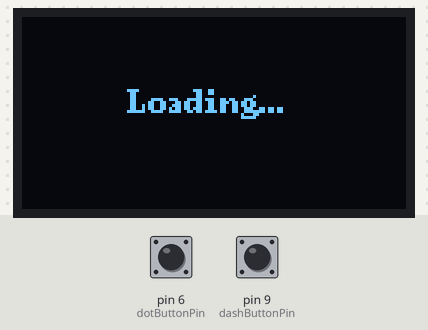
The sketch below on a simulated Arduino Uno, built with avr-gcc and run on an emulated ATmega328P. On the bench: 128×64 one-colour display. Inputs (shaded band) come from the test bench; at power-on: pin 9 (dashButtonPin) HIGH, pin 6 (dotButtonPin) HIGH.

Above: at 3.2 s.
5.5 s: pin 9 (dashButtonPin) pulled LOW for 0.15 s
At 7.3 s:
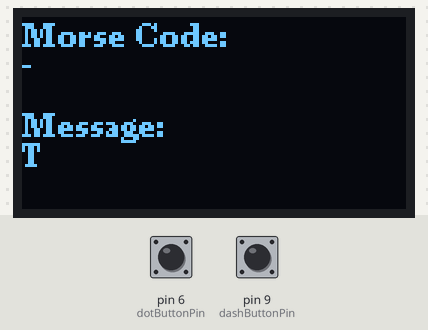
8.1 s: pin 6 (dotButtonPin) pulled LOW for 0.15 s
At 9.5 s:
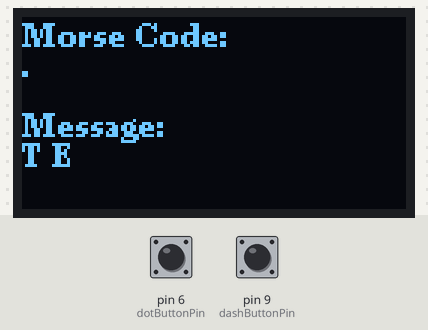
10.7 s: pin 6 (dotButtonPin) pulled LOW for 1 s
At 12.8 s:
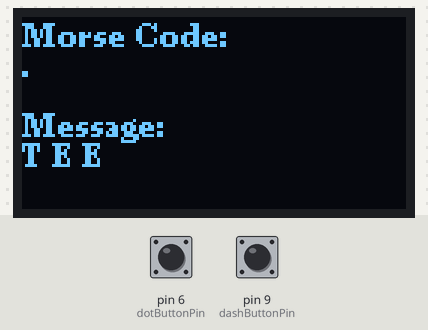
13.3 s: pin 9 (dashButtonPin) pulled LOW for 1 s
At 15.0 s:
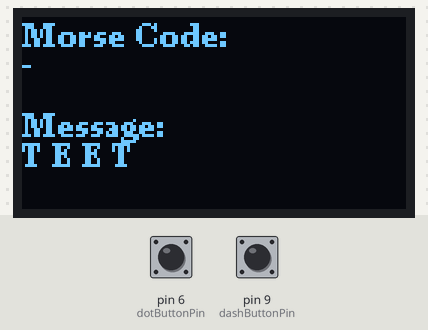
15.9 s: pin 9 (dashButtonPin) pulsed LOW 5 times (0.12 s each, 0.3 s apart)
At 19.2 s:
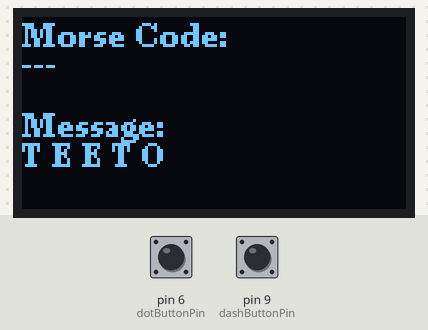
19.7 s: pin 6 (dotButtonPin) driven LOW and pin 9 (dashButtonPin) driven LOW
At 21.5 s:
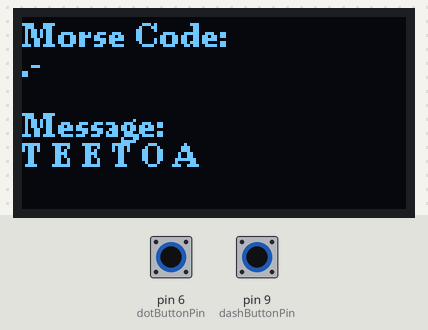
Timing chart, 0 to 23.0 s (numbered marks = the images above; inputs shaded):
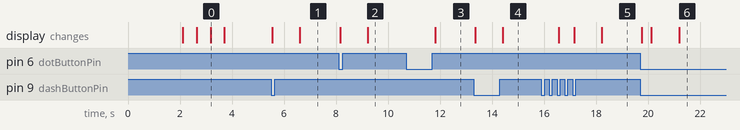

The sketch:

morse_decoder.ino
```cpp
#include <Wire.h>
#include <U8g2lib.h>

// Initialize OLED display using I2C communication
U8G2_SSD1306_128X64_NONAME_F_HW_I2C u8g2(U8G2_R0);

const int dotButtonPin = 6; // Pin for dot button input
const int dashButtonPin = 9; // Pin for dash button input
String morseCode = ""; // Stores the current Morse code sequence
String fullMessage = ""; // Stores the decoded full message

bool lastDotButtonState = LOW; // Keeps track of the previous state of the dot button
bool lastDashButtonState = LOW; // Keeps track of the previous state of the dash button
unsigned long lastInputTime = 0; // Records the time of the last input
const unsigned long inputTimeout = 1000; // Timeout duration for detecting the end of a letter (1 second)
const unsigned long finalDelay = 3000; // Delay before resetting to a new message (3 seconds)

// Morse code table for letters A-Z and numbers 0-9
const String morseAlphabet[36] = {
  ".-",   "-...", "-.-.", "-..",  ".",    "..-.", "--.",   "....", "..",   ".---", // A-J
  "-.-",  ".-..", "--",   "-.",   "---",  ".--.", "--.-",  ".-.",  "...",  "-",    // K-T
  "..-",  "...-", ".--",  "-..-", "-.--", "--..", // U-Z
  "-----", ".----", "..---", "...--", "....-", ".....", "-....", "--...", "---..", "----." // 0-9
};

void setup() {
  u8g2.begin(); // Initialize the OLED display
  pinMode(dotButtonPin, INPUT_PULLUP); // Configure the dot button pin as input with a pull-up resistor
  pinMode(dashButtonPin, INPUT_PULLUP); // Configure the dash button pin as input with a pull-up resistor

  displayIntroScreen(); // Show the introductory screen
}

void loop() {
  // Read the state of the dot button
  bool currentDotButtonState = digitalRead(dotButtonPin);
  if (currentDotButtonState == LOW && lastDotButtonState == HIGH) { // Check for button press
    morseCode += "."; // Add a dot to the Morse code sequence
    updateDisplay(); // Update the OLED display
    lastInputTime = millis(); // Update the time of the last input
    delay(300); // Debounce delay
  }
  lastDotButtonState = currentDotButtonState; // Update the previous button state

  // Read the state of the dash button
  bool currentDashButtonState = digitalRead(dashButtonPin);
  if (currentDashButtonState == LOW && lastDashButtonState == HIGH) { // Check for button press
    morseCode += "-"; // Add a dash to the Morse code sequence
    updateDisplay(); // Update the OLED display
    lastInputTime = millis(); // Update the time of the last input
    delay(300); // Debounce delay
  }
  lastDashButtonState = currentDashButtonState; // Update the previous button state

  // Check if there is a timeout for the current letter
  if (millis() - lastInputTime > inputTimeout && morseCode.length() > 0) {
    fullMessage += decodeMorse(morseCode); // Decode the Morse code and append the character to the full message
    fullMessage += " "; // Add a space after the letter
    updateDisplay(); // Update the OLED display with the full message
    morseCode = ""; // Clear the Morse code sequence
  }
}

// Display an introductory animation on the OLED screen
void displayIntroScreen() {
  // Display "Morse Decoder" for 2 seconds
  u8g2.clearBuffer();
  u8g2.setFont(u8g2_font_ncenB08_tr);
  u8g2.drawStr(25, 32, "Morse Decoder");
  u8g2.sendBuffer();
  delay(2000);

  // Display "Loading..." with a blinking effect for 2 seconds
  for (int i = 0; i < 4; i++) { // Blink 4 times, 500ms per cycle
    u8g2.clearBuffer();
    if (i % 2 == 0) {
      u8g2.drawStr(35, 32, "Loading...");
    }
    u8g2.sendBuffer();
    delay(500);
  }
}

// Update the OLED display with the current Morse code and message
void updateDisplay() {
  u8g2.clearBuffer();
  u8g2.setFont(u8g2_font_ncenB08_tr);

  // Display the current Morse code sequence
  u8g2.drawStr(0, 10, "Morse Code:");
  u8g2.setCursor(0, 20);
  u8g2.print(morseCode.c_str());

  // Display the decoded message
  u8g2.drawStr(0, 40, "Message:");
  u8g2.setCursor(0, 50);
  u8g2.print(fullMessage.c_str());

  u8g2.sendBuffer(); // Send buffer to the OLED
}

// Decode the given Morse code sequence into a character
String decodeMorse(String morse) {
  String decoded = "";
  int index = -1; // Initialize index to -1 (not found)

  // Find the Morse code in the table
  for (int i = 0; i < 36; i++) {
    if (morseAlphabet[i] == morse) {
      index = i;
      break;
    }
  }

  // If a matching code is found, decode it
  if (index != -1) {
    if (index < 26) {
      decoded += char(index + 'A'); // Convert index to letter (A-Z)
    } else {
      decoded += char(index - 26 + '0'); // Convert index to number (0-9)
    }
  }
  return decoded; // Return the decoded character
}
```

Measured:
- after the input at 5.5 s, the display: first changes after 0.05 s (image 1 shows a later state)
- after the input at 8.1 s, the display: first changes after 0.05 s (image 2 shows a later state)
- after the input at 10.7 s, the display: changes after 1.1 s (image 3)
- after the input at 13.3 s, the display: first changes after 0.06 s (image 4 shows a later state)
- after the input at 15.9 s, the display: first changes after 0.66 s (image 5 shows a later state)
- after the input at 19.7 s, the display: first changes after 0.06 s (image 6 shows a later state)
- what the display in image 0 shows lasts 0.5 s, from 3.2 s to 3.7 s
